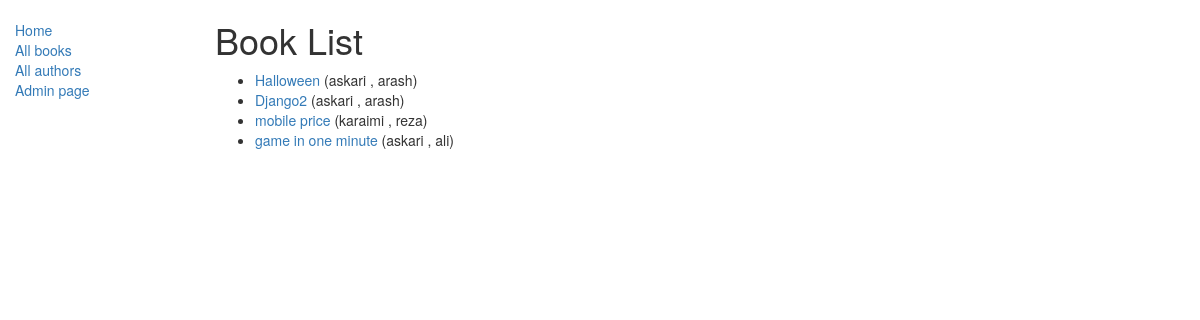
/catalog/books/, run on the app's committed database.
### catalog/models.py (models this page shows, shortened)
class Book(models.Model):
    title = models.CharField(max_length=200)
    author = models.ForeignKey('Author' , on_delete=models.SET_NULL , null =True)
    summary = models.TextField(max_length=1000 , help_text="enter a brief description of the book")
    isbn = models.CharField('ISBN' , max_length = 13 )
    genre = models.ManyToManyField(Genre , help_text = "select a genre for this book")
    def display_genre(self):
        """
         Creates a string for the Genre. This is required to display genre in Admin.
        """
        return ', '.join([ genre.name for genre in self.genre.all()[:3] ])
    display_genre.short_description = 'Genre'

class Author (models.Model):
    first_name = models.CharField(max_length = 100)
    last_name = models.CharField(max_length = 100)
    date_of_birth = models.DateField(null = True , blank = True)
    date_of_death = models.DateField('Died' , null = True , blank = True)
    def __str__(self):
        return '%s , %s' % (self.last_name , self.first_name)

### catalog/views.py (the view)
class BookListView(generic.ListView):
    model = models.Book
    template_name = 'catalog/Book_list.html'

### catalog/templates/catalog/Book_list.html
{% extends "catalog/base_generic.html" %}
{% block content %}
    <h1>Book List</h1>
    {% if book_list %}
    <ul>
      {% for book in book_list %}
      <li>
        <a href="{{ Book.get_absolute_url }}">{{ book.title }}</a> ({{book.author}})
      </li>
      {% endfor %}
    </ul>
    {% else %}
      <p>There are no books in the library.</p>
    {% endif %}
{% endblock %}

### data on the page
Book: title "Halloween", author "askari , arash"
Book: title "Django2", author "askari , arash"
Book: title "mobile price", author "karaimi , reza"
Book: title "game in one minute", author "askari , ali"
